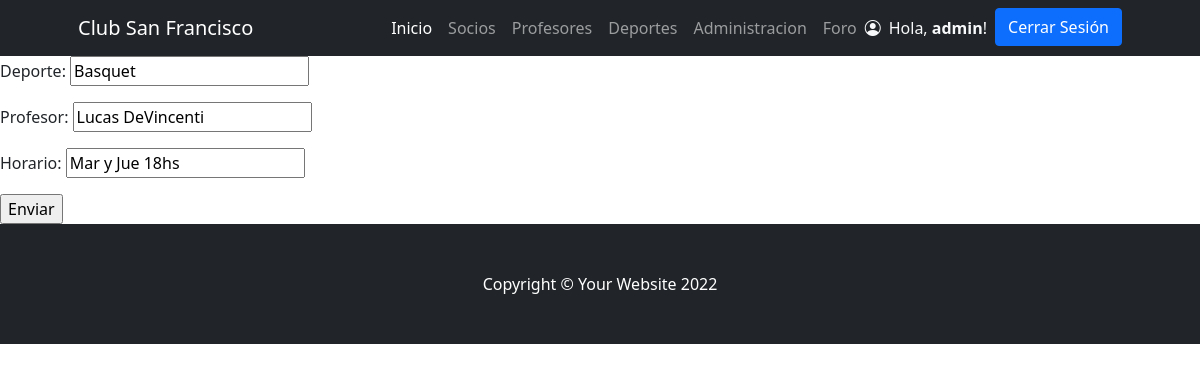
The page /PrimeraEntregaFinalApp/editar_deporte/3/ (signed in) on the database its author committed.
### PrimeraEntregaFinalApp/models.py (models this page shows)
class Deporte(models.Model):
    deporte = models.CharField(max_length=30)
    profesor = models.CharField(max_length=70)
    horario = models.CharField(max_length=60, default="Sin horario")

### PrimeraEntregaFinalApp/views.py (the view, shortened to what this page needs)
# urls.py: path('editar_deporte/<deporte_id>/', views.editar_deporte, name="editar_deporte"),
@staff_member_required
def editar_deporte(request, deporte_id):
    deporte = Deporte.objects.get(id=deporte_id)
    formulario = NuevoDeporte(initial={"deporte":deporte.deporte, "profesor":deporte.profesor, "horario": deporte.horario})
    return render(request,"PrimeraEntregaFinalApp/deporte_form.html",{"form":formulario})

### PrimeraEntregaFinalApp/forms.py
class NuevoDeporte(forms.Form):
    deporte = forms.CharField(max_length=30,label="Deporte")
    profesor = forms.CharField(max_length=70,label="Profesor")
    horario = forms.CharField(label="Horario")

### PrimeraEntregaFinalApp/templates/PrimeraEntregaFinalApp/deporte_form.html (shortened to what this page needs)
{%extends 'base.html'%}
{%load static%}
{%block contenidoPagina%}
<!DOCTYPE html>
<html lang="en">
<head>
</head>
<body>
    <form action="" method="post">
        {{ form.as_p }}
        <input type="submit" value="Enviar">
    </form>
</body>
</html>
{%endblock%}

### PrimeraEntregaFinalApp/templates/PrimeraEntregaFinalApp/base.html (shortened to what this page needs)
{% load static %}
<!DOCTYPE html>
<html lang="es">
    <head>
        <link rel="stylesheet" href="https://cdn.jsdelivr.net/npm/bootstrap-icons@1.8.3/font/bootstrap-icons.css">
        <link href="{% static 'css/styles.css' %}" rel="stylesheet" />
    </head>
    <body>
        <nav class="navbar navbar-expand-lg navbar-dark bg-dark">
            <div class="container px-5">
                <a class="navbar-brand" href="{% url 'inicio' %}">Club San Francisco</a>
                <div class="collapse navbar-collapse" id="navbarSupportedContent">
                    <ul class="navbar-nav ms-auto mb-2 mb-lg-0">
                        <li class="nav-item"><a class="nav-link active" aria-current="page" href="{% url 'inicio' %}">Inicio</a></li>
                        {% if user.is_authenticated %}
                            {% if user.is_staff %}
                                <li class="nav-item"><a class="nav-link" href="{% url 'socios' %}">Socios</a></li>
                            {% endif %}
                        {% endif %}
                        <li class="nav-item"><a class="nav-link" href="{% url 'profesores' %}">Profesores</a></li>
                        <li class="nav-item"><a class="nav-link" href="{% url 'deportes' %}">Deportes</a></li>
                        {% if user.is_authenticated %}
                            <li class="nav-item"><a class="nav-link" href="{% url 'administracion' %}">Administracion</a></li>
                            <li class="nav-item"><a class="nav-link" href="{% url 'foro' %}">Foro</a></li>
                        {% endif %}
                        {% if user.is_authenticated %}
                            {% if user.avatar.imagen.url %}
                                <img class="rounded" src="{{ user.avatar.imagen.url }}" alt="" srcset="" style="height: 40px;">
                            {% else %}
                                <i class="bi bi-person-circle text-light my-2"></i>
                            {% endif %}
                            <li class="nav-item"><p class="text-light my-2 mx-2"> Hola, <b>{{user.username}}</b>!</p></li>
                            <li class="nav-item"><a class="btn btn-primary" href="{% url 'logout' %}">Cerrar Sesión</a></li>
                        {% else %}
                            <li class="nav-item"><a class="btn btn-primary mx-2" href="{% url 'login' %}">Iniciar Sesión</a></li>
                            <li class="nav-item"><a class="btn btn-outline-primary" href="{% url 'register' %}">Registrarse</a></li>
                        {% endif %}
                    </ul>
                </div>
            </div>
        </nav>
        {% block contenidoPagina %}
        {% endblock %}
        <footer class="py-5 bg-dark footer">
            <div class="container px-5"><p class="m-0 text-center text-white">Copyright &copy; Your Website 2022</p></div>
        </footer>
    </body>
</html>

### rows shown on the page
Deporte: deporte "Basquet", profesor "Lucas DeVincenti", horario "Mar y Jue 18hs"

### other values the page prints
{{ user.username }} "admin"
